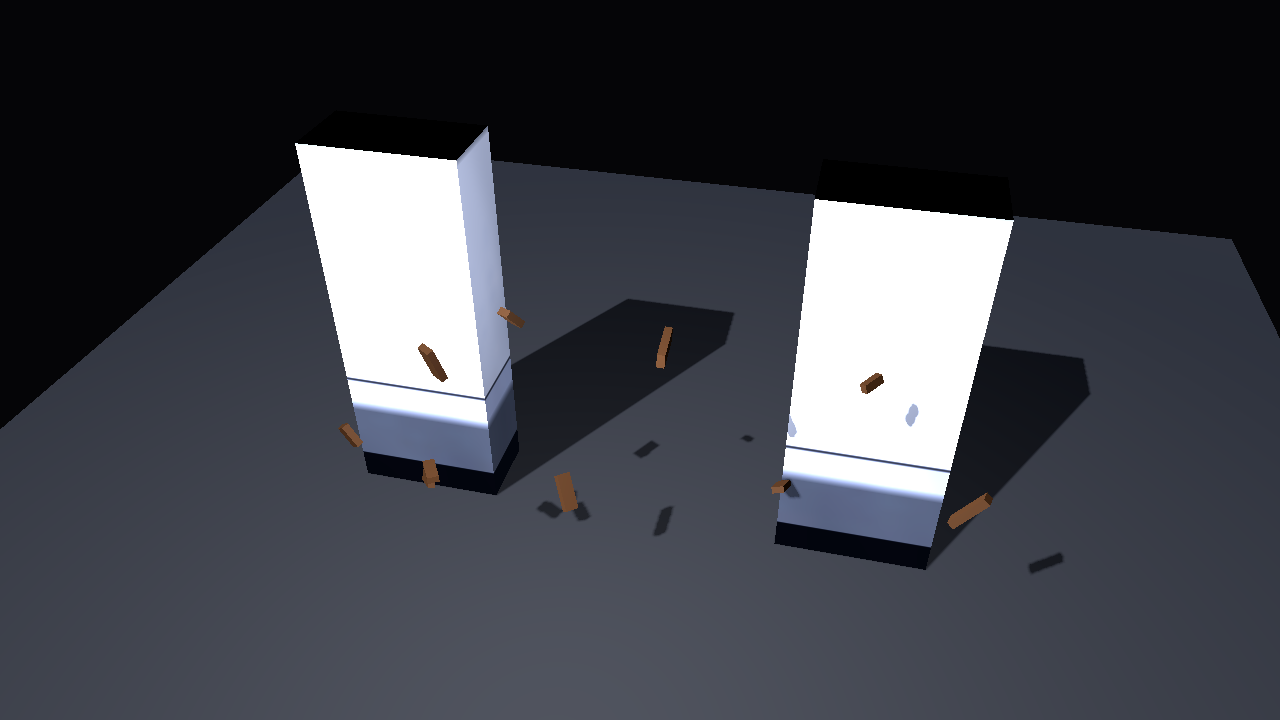
#> input picture tests/broken_door_wall_jamb_fixed.png, 1280 x 720 px, given in place of approach.png, which was not available
$ python build_coast_lighting_review.py ../tests/broken_door_wall_jamb_fixed.png
#> lines starting #> are read from the running program, lines starting #| are printed output that depends on the picture
"""Package real Camera screenshots and wall-clock paced walking frames."""
from pathlib import Path
import json
import sys
from PIL import Image, ImageDraw

ROOT = Path(__file__).resolve().parents[1]
OUT = ROOT / '.runtime/coast_spatial_lighting_20261030'
if '--city' in sys.argv:
    OUT = ROOT / '.runtime/coast_city_cliff_20261030'
comparison = Image.new('RGB', (1280, 384), '#10151f')
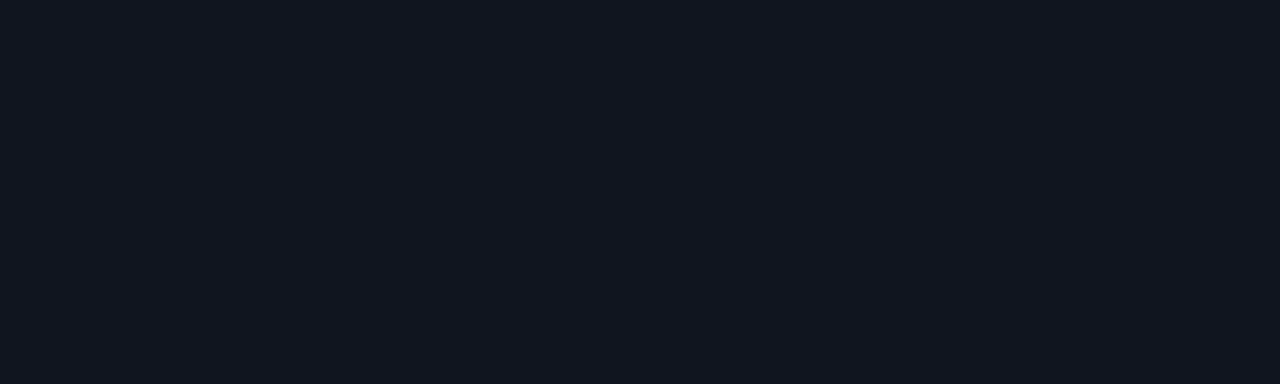
#> comparison: PIL image 1280x384 RGB; mean R, G, B 16, 21, 31
for index, (phase, label) in enumerate([('before', 'BEFORE'), ('after', 'AFTER / REAL CAMERA')]):
    comparison.paste(Image.open(OUT / phase / 'approach.png').convert('RGB'), (640 * index, 24))
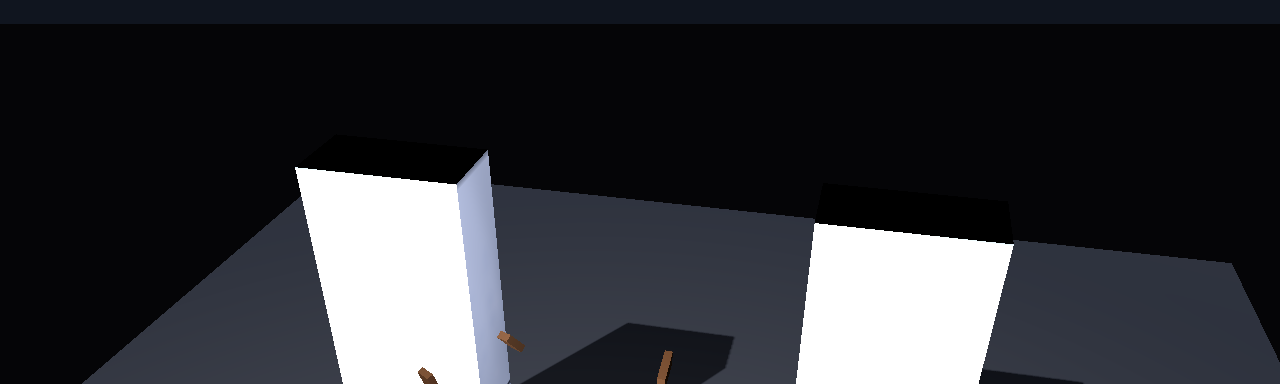
#> comparison: PIL image 1280x384 RGB; mean R, G, B 48.3, 49.6, 54.1
    ImageDraw.Draw(comparison).text((640 * index + 12, 7), label, fill='#d9e3ee')
#> pass 2 of the loop `for index, (phase, label) in enumerate([('before', 'BEFORE'), ('after'..`:
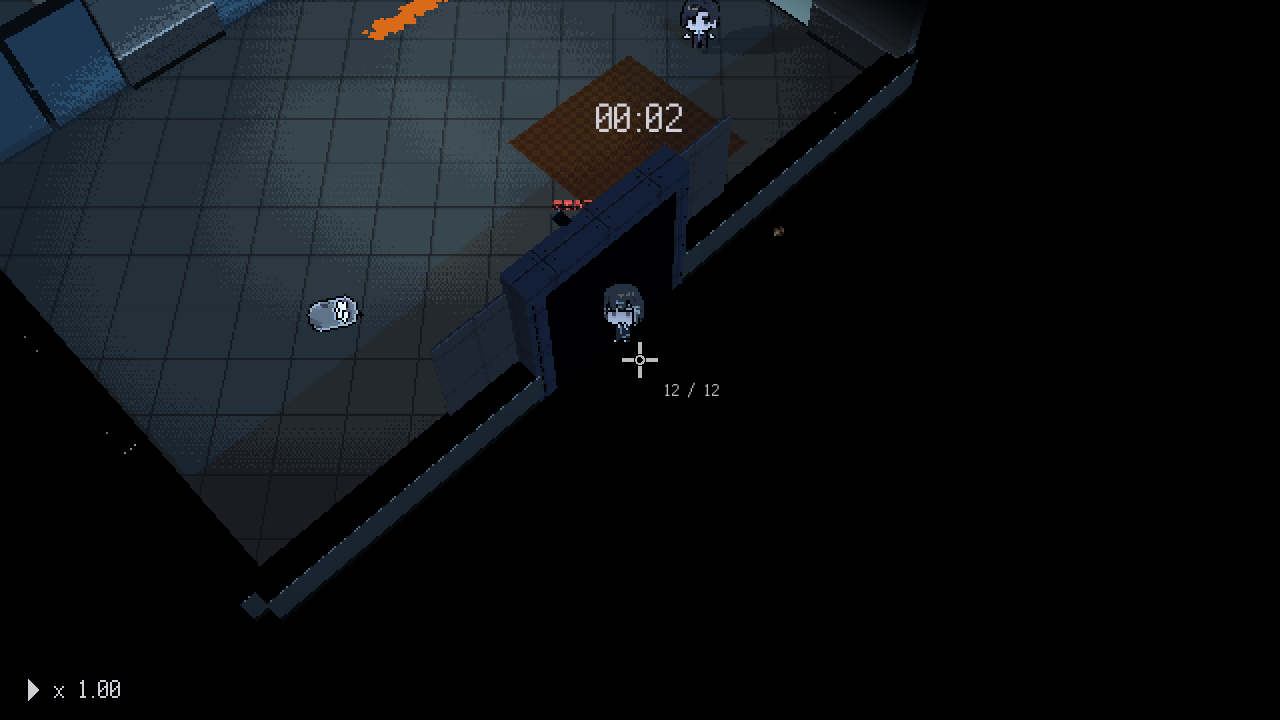
#> input picture tests/carrier_check_last.png, 1280 x 720 px, given in place of approach.png, which was not available
#> `comparison.paste(Image.open(OUT / phase / 'approach.png').convert('RGB..`:
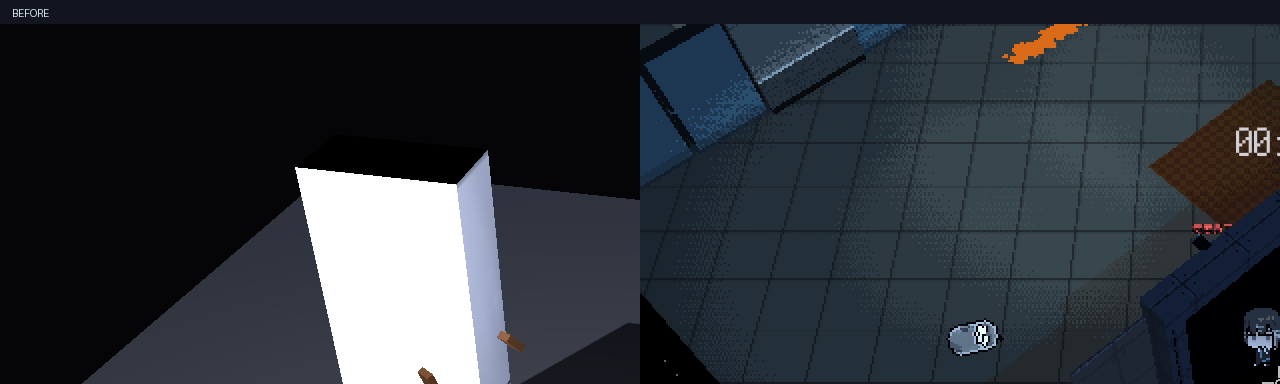
#> comparison: PIL image 1280x384 RGB; mean R, G, B 44.9, 50.3, 56.7
comparison.save(OUT / 'lighting_comparison.png')

#> (the run stopped early here; a loop or call above may not have finished)
